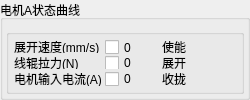
      <widget class="QGroupBox" name="AstateBox">
       <property name="sizePolicy">
        <sizepolicy hsizetype="Expanding" vsizetype="Expanding">
         <horstretch>0</horstretch>
         <verstretch>0</verstretch>
        </sizepolicy>
       </property>
       <property name="minimumSize">
        <size>
         <width>250</width>
         <height>0</height>
        </size>
       </property>
       <property name="maximumSize">
        <size>
         <width>16777215</width>
         <height>16777215</height>
        </size>
       </property>
       <property name="sizeIncrement">
        <size>
         <width>-6941</width>
         <height>0</height>
        </size>
       </property>
       <property name="baseSize">
        <size>
         <width>0</width>
         <height>0</height>
        </size>
       </property>
       <property name="title">
        <string>电机A状态曲线</string>
       </property>
       <layout class="QVBoxLayout" name="verticalLayout_2">
        <property name="spacing">
         <number>3</number>
        </property>
        <property name="leftMargin">
         <number>3</number>
        </property>
        <property name="topMargin">
         <number>3</number>
        </property>
        <property name="rightMargin">
         <number>3</number>
        </property>
        <property name="bottomMargin">
         <number>3</number>
        </property>
        <item>
         <widget class="QtCharts::QChartView" name="MotorAParameterGraphChartView" native="true">
          <property name="sizePolicy">
           <sizepolicy hsizetype="Preferred" vsizetype="Preferred">
            <horstretch>0</horstretch>
            <verstretch>0</verstretch>
           </sizepolicy>
          </property>
          <property name="minimumSize">
           <size>
            <width>0</width>
            <height>0</height>
           </size>
          </property>
         </widget>
        </item>
        <item>
         <widget class="QGroupBox" name="groupBox">
          <property name="maximumSize">
           <size>
            <width>16777215</width>
            <height>65</height>
           </size>
          </property>
          <property name="title">
           <string/>
          </property>
          <layout class="QGridLayout" name="gridLayout_7">
           <property name="leftMargin">
            <number>5</number>
           </property>
           <property name="topMargin">
            <number>5</number>
           </property>
           <property name="rightMargin">
            <number>5</number>
           </property>
           <property name="bottomMargin">
            <number>5</number>
           </property>
           <property name="spacing">
            <number>3</number>
           </property>
           <item row="1" column="4">
            <widget class="QLabel" name="label">
             <property name="minimumSize">
              <size>
               <width>15</width>
               <height>0</height>
              </size>
             </property>
             <property name="text">
              <string>使能</string>
             </property>
            </widget>
           </item>
           <item row="1" column="5">
            <widget class="QToolButton" name="AEnableButton">
             <property name="text">
              <string/>
             </property>
             <property name="icon">
              <iconset resource="../Image/image.qrc">
               <normaloff>:/red.png</normaloff>:/red.png</iconset>
             </property>
             <property name="iconSize">
              <size>
               <width>10</width>
               <height>10</height>
              </size>
             </property>
             <property name="autoRaise">
              <bool>true</bool>
             </property>
            </widget>
           </item>
           <item row="3" column="3">
            <widget class="QCheckBox" name="ACurrentcheckBox">
             <property name="text">
              <string>0</string>
             </property>
            </widget>
           </item>
           <item row="3" column="4">
            <widget class="QLabel" name="label_3">
             <property name="minimumSize">
              <size>
               <width>15</width>
               <height>0</height>
              </size>
             </property>
             <property name="text">
              <string>收拢</string>
             </property>
            </widget>
           </item>
           <item row="2" column="4">
            <widget class="QLabel" name="label_2">
             <property name="minimumSize">
              <size>
               <width>15</width>
               <height>0</height>
              </size>
             </property>
             <property name="text">
              <string>展开</string>
             </property>
            </widget>
           </item>
           <item row="2" column="3">
            <widget class="QCheckBox" name="ATorquecheckBox">
             <property name="minimumSize">
              <size>
               <width>15</width>
               <height>0</height>
              </size>
             </property>
             <property name="text">
              <string>0</string>
             </property>
            </widget>
           </item>
           <item row="3" column="2">
            <widget class="QLabel" name="label_18">
             <property name="minimumSize">
              <size>
               <width>15</width>
               <height>0</height>
              </size>
             </property>
             <property name="text">
              <string>电机输入电流(A)</string>
             </property>
            </widget>
           </item>
           <item row="1" column="2">
            <widget class="QLabel" name="label_16">
             <property name="minimumSize">
              <size>
               <width>15</width>
               <height>0</height>
              </size>
             </property>
             <property name="text">
              <string>展开速度(mm/s)</string>
             </property>
            </widget>
           </item>
           <item row="1" column="3">
            <widget class="QCheckBox" name="AVelocitycheckBox">
             <property name="enabled">
              <bool>true</bool>
             </property>
             <property name="minimumSize">
              <size>
               <width>15</width>
               <height>15</height>
              </size>
             </property>
             <property name="mouseTracking">
              <bool>true</bool>
             </property>
             <property name="text">
              <string>0</string>
             </property>
             <property name="checkable">
              <bool>true</bool>
             </property>
             <property name="checked">
              <bool>false</bool>
             </property>
             <property name="autoRepeat">
              <bool>false</bool>
             </property>
             <property name="autoExclusive">
              <bool>false</bool>
             </property>
             <property name="tristate">
              <bool>false</bool>
             </property>
            </widget>
           </item>
           <item row="3" column="5">
            <widget class="QToolButton" name="AExtensionButton">
             <property name="text">
              <string/>
             </property>
             <property name="icon">
              <iconset resource="../Image/image.qrc">
               <normaloff>:/red.png</normaloff>:/red.png</iconset>
             </property>
             <property name="iconSize">
              <size>
               <width>10</width>
               <height>10</height>
              </size>
             </property>
             <property name="autoRaise">
              <bool>true</bool>
             </property>
            </widget>
           </item>
           <item row="2" column="2">
            <widget class="QLabel" name="label_17">
             <property name="minimumSize">
              <size>
               <width>15</width>
               <height>0</height>
              </size>
             </property>
             <property name="text">
              <string>线辊拉力(N)</string>
             </property>
            </widget>
           </item>
           <item row="2" column="5">
            <widget class="QToolButton" name="AGatheredButton">
             <property name="text">
              <string/>
             </property>
             <property name="icon">
              <iconset resource="../Image/image.qrc">
               <normaloff>:/red.png</normaloff>:/red.png</iconset>
             </property>
             <property name="iconSize">
              <size>
               <width>10</width>
               <height>10</height>
              </size>
             </property>
             <property name="autoRaise">
              <bool>true</bool>
             </property>
            </widget>
           </item>
          </layout>
         </widget>
        </item>
       </layout>
      </widget>
